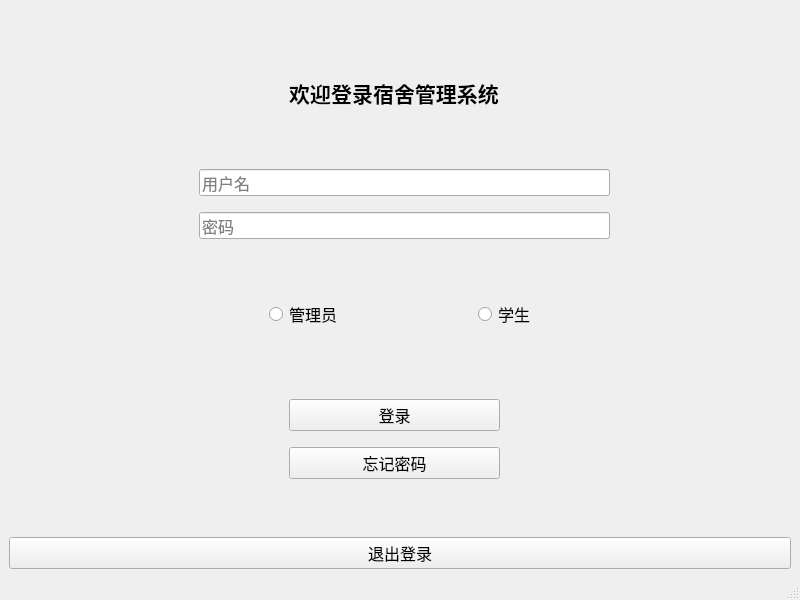
<?xml version="1.0" encoding="UTF-8"?>
<ui version="4.0">
 <class>MainWindow</class>
 <widget class="QMainWindow" name="MainWindow">
  <property name="geometry">
   <rect>
    <x>0</x>
    <y>0</y>
    <width>800</width>
    <height>600</height>
   </rect>
  </property>
  <property name="windowTitle">
   <string>宿舍管理系统</string>
  </property>
  <widget class="QWidget" name="centralwidget">
   <layout class="QVBoxLayout" name="verticalLayout">
    <item>
     <widget class="QStackedWidget" name="stackedWidget">
      <property name="currentIndex">
       <number>0</number>
      </property>
      <widget class="QWidget" name="welcomePage">
       <widget class="QLabel" name="label">
        <property name="geometry">
         <rect>
          <x>280</x>
          <y>70</y>
          <width>210</width>
          <height>27</height>
         </rect>
        </property>
        <property name="font">
         <font>
          <pointsize>16</pointsize>
          <bold>true</bold>
         </font>
        </property>
        <property name="text">
         <string>欢迎登录宿舍管理系统</string>
        </property>
        <property name="alignment">
         <set>Qt::AlignCenter</set>
        </property>
       </widget>
       <widget class="QWidget" name="">
        <property name="geometry">
         <rect>
          <x>280</x>
          <y>380</y>
          <width>211</width>
          <height>101</height>
         </rect>
        </property>
        <layout class="QVBoxLayout" name="verticalLayout_4">
         <item>
          <widget class="QPushButton" name="loginButton">
           <property name="font">
            <font>
             <pointsize>12</pointsize>
            </font>
           </property>
           <property name="text">
            <string>登录</string>
           </property>
          </widget>
         </item>
         <item>
          <widget class="QPushButton" name="forgotPasswordButton">
           <property name="font">
            <font>
             <pointsize>12</pointsize>
            </font>
           </property>
           <property name="text">
            <string>忘记密码</string>
           </property>
          </widget>
         </item>
        </layout>
       </widget>
       <widget class="QWidget" name="">
        <property name="geometry">
         <rect>
          <x>190</x>
          <y>150</y>
          <width>411</width>
          <height>91</height>
         </rect>
        </property>
        <layout class="QVBoxLayout" name="verticalLayout_2">
         <item>
          <widget class="QLineEdit" name="usernameLineEdit">
           <property name="font">
            <font>
             <pointsize>12</pointsize>
            </font>
           </property>
           <property name="placeholderText">
            <string>用户名</string>
           </property>
          </widget>
         </item>
         <item>
          <widget class="QLineEdit" name="passwordLineEdit">
           <property name="font">
            <font>
             <pointsize>12</pointsize>
            </font>
           </property>
           <property name="echoMode">
            <enum>QLineEdit::Password</enum>
           </property>
           <property name="placeholderText">
            <string>密码</string>
           </property>
          </widget>
         </item>
        </layout>
       </widget>
       <widget class="QWidget" name="">
        <property name="geometry">
         <rect>
          <x>260</x>
          <y>260</y>
          <width>411</width>
          <height>91</height>
         </rect>
        </property>
        <layout class="QHBoxLayout" name="horizontalLayout">
         <item>
          <widget class="QRadioButton" name="adminRadioButton">
           <property name="font">
            <font>
             <pointsize>12</pointsize>
            </font>
           </property>
           <property name="text">
            <string>管理员</string>
           </property>
          </widget>
         </item>
         <item>
          <widget class="QRadioButton" name="studentRadioButton">
           <property name="font">
            <font>
             <pointsize>12</pointsize>
            </font>
           </property>
           <property name="text">
            <string>学生</string>
           </property>
          </widget>
         </item>
        </layout>
       </widget>
      </widget>
      <widget class="QWidget" name="adminPage">
       <layout class="QHBoxLayout" name="horizontalLayout_2">
        <item>
         <widget class="QTreeWidget" name="adminMenuTreeWidget">
          <property name="headerHidden">
           <bool>true</bool>
          </property>
          <column>
           <property name="text">
            <string notr="true">1</string>
           </property>
          </column>
         </widget>
        </item>
        <item>
         <widget class="QStackedWidget" name="adminStackedWidget">
          <property name="currentIndex">
           <number>6</number>
          </property>
          <widget class="QWidget" name="adminWelcomePage">
           <layout class="QVBoxLayout" name="verticalLayout_5">
            <item>
             <widget class="QLabel" name="adminWelcomeLabel">
              <property name="font">
               <font>
                <pointsize>16</pointsize>
                <bold>true</bold>
               </font>
              </property>
              <property name="text">
               <string>欢迎进入管理员系统！</string>
              </property>
              <property name="alignment">
               <set>Qt::AlignCenter</set>
              </property>
             </widget>
            </item>
           </layout>
          </widget>
          <widget class="QWidget" name="studentManagementPage">
           <layout class="QVBoxLayout" name="verticalLayout_6">
            <item>
             <layout class="QHBoxLayout" name="horizontalLayout_3">
              <item>
               <widget class="QLineEdit" name="gradeLineEdit">
                <property name="font">
                 <font>
                  <pointsize>12</pointsize>
                 </font>
                </property>
                <property name="placeholderText">
                 <string>年级</string>
                </property>
               </widget>
              </item>
              <item>
               <widget class="QLineEdit" name="majorLineEdit">
                <property name="font">
                 <font>
                  <pointsize>12</pointsize>
                 </font>
                </property>
                <property name="placeholderText">
                 <string>专业</string>
                </property>
               </widget>
              </item>
              <item>
               <widget class="QLineEdit" name="classLineEdit">
                <property name="font">
                 <font>
                  <pointsize>12</pointsize>
                 </font>
                </property>
                <property name="placeholderText">
                 <string>班级</string>
                </property>
               </widget>
              </item>
              <item>
               <widget class="QLineEdit" name="nameLineEdit">
                <property name="font">
                 <font>
                  <pointsize>12</pointsize>
                 </font>
                </property>
                <property name="placeholderText">
                 <string>姓名</string>
                </property>
               </widget>
              </item>
              <item>
               <widget class="QPushButton" name="searchButton">
                <property name="font">
                 <font>
                  <pointsize>12</pointsize>
                 </font>
                </property>
                <property name="text">
                 <string>搜索</string>
                </property>
               </widget>
              </item>
             </layout>
            </item>
            <item>
             <widget class="QPushButton" name="addStudentButton">
              <property name="font">
               <font>
                <pointsize>12</pointsize>
               </font>
              </property>
              <property name="text">
               <string>添加学生</string>
              </property>
             </widget>
            </item>
            <item>
             <widget class="QTableView" name="studentTableView">
              <property name="font">
               <font>
                <pointsize>12</pointsize>
               </font>
              </property>
              <property name="editTriggers">
               <set>QAbstractItemView::NoEditTriggers</set>
              </property>
              <property name="selectionMode">
               <enum>QAbstractItemView::SingleSelection</enum>
              </property>
              <property name="selectionBehavior">
               <enum>QAbstractItemView::SelectRows</enum>
              </property>
             </widget>
            </item>
           </layout>
          </widget>
          <widget class="QWidget" name="dormitoryManagementPage">
           <layout class="QVBoxLayout" name="verticalLayout_7">
            <item>
             <layout class="QHBoxLayout" name="horizontalLayout_4">
              <item>
               <widget class="QLineEdit" name="buildingLineEdit">
                <property name="font">
                 <font>
                  <pointsize>12</pointsize>
                 </font>
                </property>
                <property name="placeholderText">
                 <string>楼栋号</string>
                </property>
               </widget>
              </item>
              <item>
               <widget class="QLineEdit" name="floorLineEdit">
                <property name="font">
                 <font>
                  <pointsize>12</pointsize>
                 </font>
                </property>
                <property name="placeholderText">
                 <string>楼层</string>
                </property>
               </widget>
              </item>
              <item>
               <widget class="QLineEdit" name="dormNumberLineEdit">
                <property name="font">
                 <font>
                  <pointsize>12</pointsize>
                 </font>
                </property>
                <property name="placeholderText">
                 <string>宿舍号</string>
                </property>
               </widget>
              </item>
              <item>
               <widget class="QLineEdit" name="typeLineEdit">
                <property name="font">
                 <font>
                  <pointsize>12</pointsize>
                 </font>
                </property>
                <property name="placeholderText">
                 <string>房间类型</string>
                </property>
               </widget>
              </item>
              <item>
               <widget class="QLineEdit" name="bedIdLineEdit">
                <property name="font">
                 <font>
                  <pointsize>12</pointsize>
                 </font>
                </property>
                <property name="placeholderText">
                 <string>床位号</string>
                </property>
               </widget>
              </item>
              <item>
               <widget class="QPushButton" name="searchDormitoryButton">
                <property name="font">
                 <font>
                  <pointsize>12</pointsize>
                 </font>
                </property>
                <property name="text">
                 <string>搜索</string>
                </property>
               </widget>
              </item>
             </layout>
            </item>
            <item>
             <widget class="QPushButton" name="addDormitoryButton">
              <property name="font">
               <font>
                <pointsize>12</pointsize>
               </font>
              </property>
              <property name="text">
               <string>添加宿舍</string>
              </property>
             </widget>
            </item>
            <item>
             <widget class="QTableView" name="dormitoryTableView">
              <property name="font">
               <font>
                <pointsize>12</pointsize>
               </font>
              </property>
              <property name="editTriggers">
               <set>QAbstractItemView::NoEditTriggers</set>
              </property>
              <property name="selectionMode">
               <enum>QAbstractItemView::SingleSelection</enum>
              </property>
              <property name="selectionBehavior">
               <enum>QAbstractItemView::SelectRows</enum>
              </property>
             </widget>
            </item>
           </layout>
          </widget>
          <widget class="QWidget" name="checkInPage">
           <layout class="QVBoxLayout" name="verticalLayout_checkIn">
            <item>
             <widget class="QPushButton" name="checkInButton">
              <property name="font">
               <font>
                <pointsize>12</pointsize>
               </font>
              </property>
              <property name="text">
               <string>办理入住</string>
              </property>
             </widget>
            </item>
            <item>
             <widget class="QLabel" name="checkInLabel">
              <property name="font">
               <font>
                <pointsize>12</pointsize>
               </font>
              </property>
              <property name="text">
               <string>下表为已入住学生信息：</string>
              </property>
             </widget>
            </item>
            <item>
             <widget class="QTableView" name="checkInTableView">
              <property name="font">
               <font>
                <pointsize>12</pointsize>
               </font>
              </property>
              <property name="editTriggers">
               <set>QAbstractItemView::NoEditTriggers</set>
              </property>
              <property name="selectionMode">
               <enum>QAbstractItemView::SingleSelection</enum>
              </property>
              <property name="selectionBehavior">
               <enum>QAbstractItemView::SelectRows</enum>
              </property>
             </widget>
            </item>
           </layout>
          </widget>
          <widget class="QWidget" name="checkOutPage">
           <layout class="QVBoxLayout" name="verticalLayout_checkOut">
            <item>
             <widget class="QPushButton" name="checkOutButton">
              <property name="font">
               <font>
                <pointsize>12</pointsize>
               </font>
              </property>
              <property name="text">
               <string>办理退宿</string>
              </property>
             </widget>
            </item>
            <item>
             <widget class="QLabel" name="checkOutLabel">
              <property name="font">
               <font>
                <pointsize>12</pointsize>
               </font>
              </property>
              <property name="text">
               <string>下表为已入住学生信息：</string>
              </property>
             </widget>
            </item>
            <item>
             <widget class="QTableView" name="checkOutTableView">
              <property name="font">
               <font>
                <pointsize>12</pointsize>
               </font>
              </property>
              <property name="editTriggers">
               <set>QAbstractItemView::NoEditTriggers</set>
              </property>
              <property name="selectionMode">
               <enum>QAbstractItemView::SingleSelection</enum>
              </property>
              <property name="selectionBehavior">
               <enum>QAbstractItemView::SelectRows</enum>
              </property>
             </widget>
            </item>
           </layout>
          </widget>
          <widget class="QWidget" name="announcementPage">
           <layout class="QVBoxLayout" name="verticalLayout_announcement">
            <item>
             <widget class="QLabel" name="announcementLabel">
              <property name="font">
               <font>
                <pointsize>16</pointsize>
                <bold>true</bold>
               </font>
              </property>
              <property name="text">
               <string>公告管理</string>
              </property>
              <property name="alignment">
               <set>Qt::AlignCenter</set>
              </property>
             </widget>
            </item>
            <item>
             <widget class="QTextEdit" name="announcementTextEdit">
              <property name="font">
               <font>
                <pointsize>12</pointsize>
               </font>
              </property>
              <property name="placeholderText">
               <string>请输入公告内容...</string>
              </property>
             </widget>
            </item>
            <item>
             <widget class="QPushButton" name="announcementSendButton">
              <property name="font">
               <font>
                <pointsize>12</pointsize>
               </font>
              </property>
              <property name="text">
               <string>发布公告</string>
              </property>
             </widget>
            </item>
            <item>
             <widget class="QListWidget" name="announcementListWidget">
              <property name="font">
               <font>
                <pointsize>12</pointsize>
               </font>
              </property>
             </widget>
            </item>
           </layout>
          </widget>
          <widget class="QWidget" name="repairManagementPage">
           <layout class="QVBoxLayout" name="verticalLayout_repair">
            <item>
             <layout class="QHBoxLayout" name="horizontalLayout_repairSearch">
              <item>
               <widget class="QLineEdit" name="searchStudentIdLineEdit">
                <property name="placeholderText">
                 <string>学号</string>
                </property>
               </widget>
              </item>
              <item>
               <widget class="QLineEdit" name="searchContentLineEdit">
                <property name="placeholderText">
                 <string>报修内容</string>
                </property>
               </widget>
              </item>
              <item>
               <widget class="QPushButton" name="searchRepairButton">
                <property name="text">
                 <string>搜索</string>
                </property>
               </widget>
              </item>
             </layout>
            </item>
            <item>
             <widget class="QTableView" name="repairTableView">
              <property name="editTriggers">
               <set>QAbstractItemView::NoEditTriggers</set>
              </property>
              <property name="selectionMode">
               <enum>QAbstractItemView::SingleSelection</enum>
              </property>
              <property name="selectionBehavior">
               <enum>QAbstractItemView::SelectRows</enum>
              </property>
             </widget>
            </item>
           </layout>
          </widget>
         </widget>
        </item>
       </layout>
      </widget>
      <widget class="QWidget" name="studentPage">
       <layout class="QVBoxLayout" name="verticalLayout_student">
        <item>
         <widget class="QLabel" name="studentWelcomeLabel">
          <property name="font">
           <font>
            <pointsize>16</pointsize>
            <bold>true</bold>
           </font>
          </property>
          <property name="text">
           <string>欢迎学生</string>
          </property>
          <property name="alignment">
           <set>Qt::AlignCenter</set>
          </property>
         </widget>
        </item>
        <item>
         <widget class="QTextEdit" name="studentInfoTextEdit">
          <property name="font">
           <font>
            <pointsize>12</pointsize>
           </font>
          </property>
          <property name="readOnly">
           <bool>true</bool>
          </property>
         </widget>
        </item>
        <item>
         <widget class="QTextEdit" name="dormitoryInfoTextEdit">
          <property name="font">
           <font>
            <pointsize>12</pointsize>
           </font>
          </property>
          <property name="readOnly">
           <bool>true</bool>
          </property>
         </widget>
        </item>
        <item>
         <layout class="QHBoxLayout" name="horizontalLayout_buttons">
          <item>
           <widget class="QPushButton" name="viewAnnouncementButton">
            <property name="font">
             <font>
              <pointsize>12</pointsize>
             </font>
            </property>
            <property name="text">
             <string>查看公告</string>
            </property>
           </widget>
          </item>
          <item>
           <widget class="QPushButton" name="repairRequestButton">
            <property name="font">
             <font>
              <pointsize>12</pointsize>
             </font>
            </property>
            <property name="text">
             <string>故障报修</string>
            </property>
           </widget>
          </item>
         </layout>
        </item>
       </layout>
      </widget>
     </widget>
    </item>
    <item>
     <widget class="QPushButton" name="logoutButton">
      <property name="font">
       <font>
        <pointsize>12</pointsize>
       </font>
      </property>
      <property name="text">
       <string>退出登录</string>
      </property>
     </widget>
    </item>
   </layout>
  </widget>
  <widget class="QMenuBar" name="menubar">
   <property name="geometry">
    <rect>
     <x>0</x>
     <y>0</y>
     <width>800</width>
     <height>21</height>
    </rect>
   </property>
  </widget>
  <widget class="QStatusBar" name="statusbar"/>
 </widget>
 <resources/>
 <connections/>
</ui>
